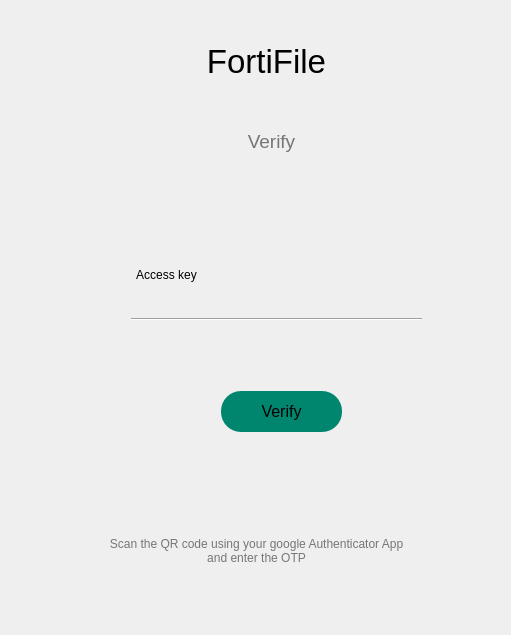
<?xml version="1.0" encoding="UTF-8"?>
<ui version="4.0">
 <class>Form</class>
 <widget class="QWidget" name="Form">
  <property name="geometry">
   <rect>
    <x>0</x>
    <y>0</y>
    <width>511</width>
    <height>635</height>
   </rect>
  </property>
  <property name="windowTitle">
   <string>Form</string>
  </property>
  <layout class="QHBoxLayout" name="horizontalLayout">
   <item>
    <widget class="QWidget" name="widget_2" native="true">
     <property name="styleSheet">
      <string notr="true">QLineEdit{
border:none;
background:transparent;
}</string>
     </property>
     <widget class="QLabel" name="label">
      <property name="geometry">
       <rect>
        <x>170</x>
        <y>20</y>
        <width>171</width>
        <height>61</height>
       </rect>
      </property>
      <property name="font">
       <font>
        <pointsize>25</pointsize>
       </font>
      </property>
      <property name="styleSheet">
       <string notr="true">text-align: center;</string>
      </property>
      <property name="text">
       <string>FortiFile</string>
      </property>
      <property name="alignment">
       <set>Qt::AlignCenter</set>
      </property>
     </widget>
     <widget class="QLabel" name="label_2">
      <property name="geometry">
       <rect>
        <x>150</x>
        <y>100</y>
        <width>221</width>
        <height>61</height>
       </rect>
      </property>
      <property name="font">
       <font>
        <pointsize>14</pointsize>
       </font>
      </property>
      <property name="text">
       <string>&lt;html&gt;&lt;head/&gt;&lt;body&gt;&lt;p&gt;&lt;span style=&quot; color:#767676;&quot;&gt;Verify&lt;/span&gt;&lt;/p&gt;&lt;/body&gt;&lt;/html&gt;</string>
      </property>
      <property name="alignment">
       <set>Qt::AlignCenter</set>
      </property>
     </widget>
     <widget class="QLabel" name="label4">
      <property name="geometry">
       <rect>
        <x>120</x>
        <y>256</y>
        <width>71</width>
        <height>16</height>
       </rect>
      </property>
      <property name="text">
       <string>Access key</string>
      </property>
      <property name="alignment">
       <set>Qt::AlignCenter</set>
      </property>
     </widget>
     <widget class="Line" name="line_2">
      <property name="geometry">
       <rect>
        <x>120</x>
        <y>300</y>
        <width>291</width>
        <height>16</height>
       </rect>
      </property>
      <property name="orientation">
       <enum>Qt::Horizontal</enum>
      </property>
     </widget>
     <widget class="QLineEdit" name="acces_code">
      <property name="geometry">
       <rect>
        <x>120</x>
        <y>276</y>
        <width>291</width>
        <height>31</height>
       </rect>
      </property>
     </widget>
     <widget class="QPushButton" name="verify_btn">
      <property name="geometry">
       <rect>
        <x>210</x>
        <y>380</y>
        <width>121</width>
        <height>41</height>
       </rect>
      </property>
      <property name="font">
       <font>
        <pointsize>12</pointsize>
       </font>
      </property>
      <property name="styleSheet">
       <string notr="true">border:none;
background-color: rgb(0, 134, 110);
border-radius:20</string>
      </property>
      <property name="text">
       <string>Verify</string>
      </property>
     </widget>
     <widget class="QLabel" name="label_3">
      <property name="geometry">
       <rect>
        <x>60</x>
        <y>510</y>
        <width>371</width>
        <height>61</height>
       </rect>
      </property>
      <property name="text">
       <string>&lt;html&gt;&lt;head/&gt;&lt;body&gt;&lt;p&gt;&lt;span style=&quot; color:#767676;&quot;&gt;Scan the QR code using your google Authenticator App&lt;br/&gt;and enter the OTP&lt;/span&gt;&lt;/p&gt;&lt;/body&gt;&lt;/html&gt;</string>
      </property>
      <property name="alignment">
       <set>Qt::AlignCenter</set>
      </property>
     </widget>
    </widget>
   </item>
  </layout>
 </widget>
 <resources/>
 <connections/>
</ui>
